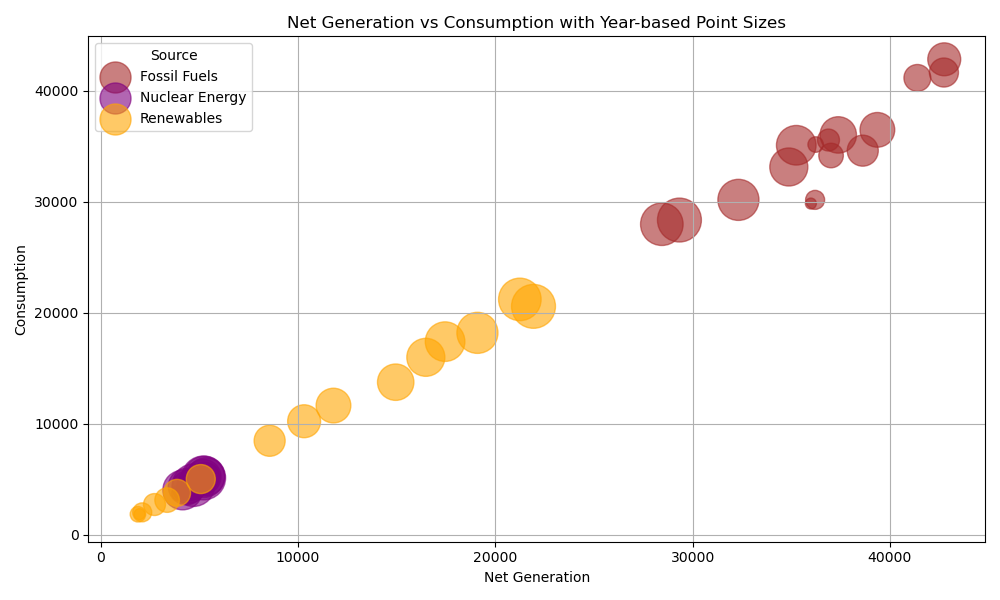

This chart was generated by the following Python code:
import pandas as pd
import matplotlib.pyplot as plt

# Read the CSV file into a pandas DataFrame
data = pd.read_csv("iowa-electricity-extended.csv")

# Convert the 'year' column to datetime format
data['year'] = pd.to_datetime(data['year'])

# Normalize the 'year' values to use for point sizes
# Here, we use the year part only and normalize it for better visual scaling
data['year_numeric'] = data['year'].dt.year
year_min = data['year_numeric'].min()
year_max = data['year_numeric'].max()
data['year_normalized'] = (data['year_numeric'] - year_min) / (year_max - year_min)

# Define colors for each source
source_colors = {
    'Nuclear Energy': 'purple', 
    'Renewables': 'orange',
    'Fossil Fuels': 'brown'
}

# Create a scatterplot
plt.figure(figsize=(10,6))
for source in data['source'].unique():
    subset = data[data['source'] == source]
    plt.scatter(
        subset['net_generation'], 
        subset['consumption'], 
        s=subset['year_normalized'] * 1000,  # Scale the size for visibility
        c=source_colors.get(source, 'grey'),  # Default to grey if source not found
        alpha=0.6,  # Set a fixed transparency for better visual distinction
        label=source
    )

# Add labels and legend
plt.xlabel('Net Generation')
plt.ylabel('Consumption')
plt.title('Net Generation vs Consumption with Year-based Point Sizes')
plt.legend(title='Source')

# Show the plot
plt.grid(True)
plt.tight_layout()
plt.show()
